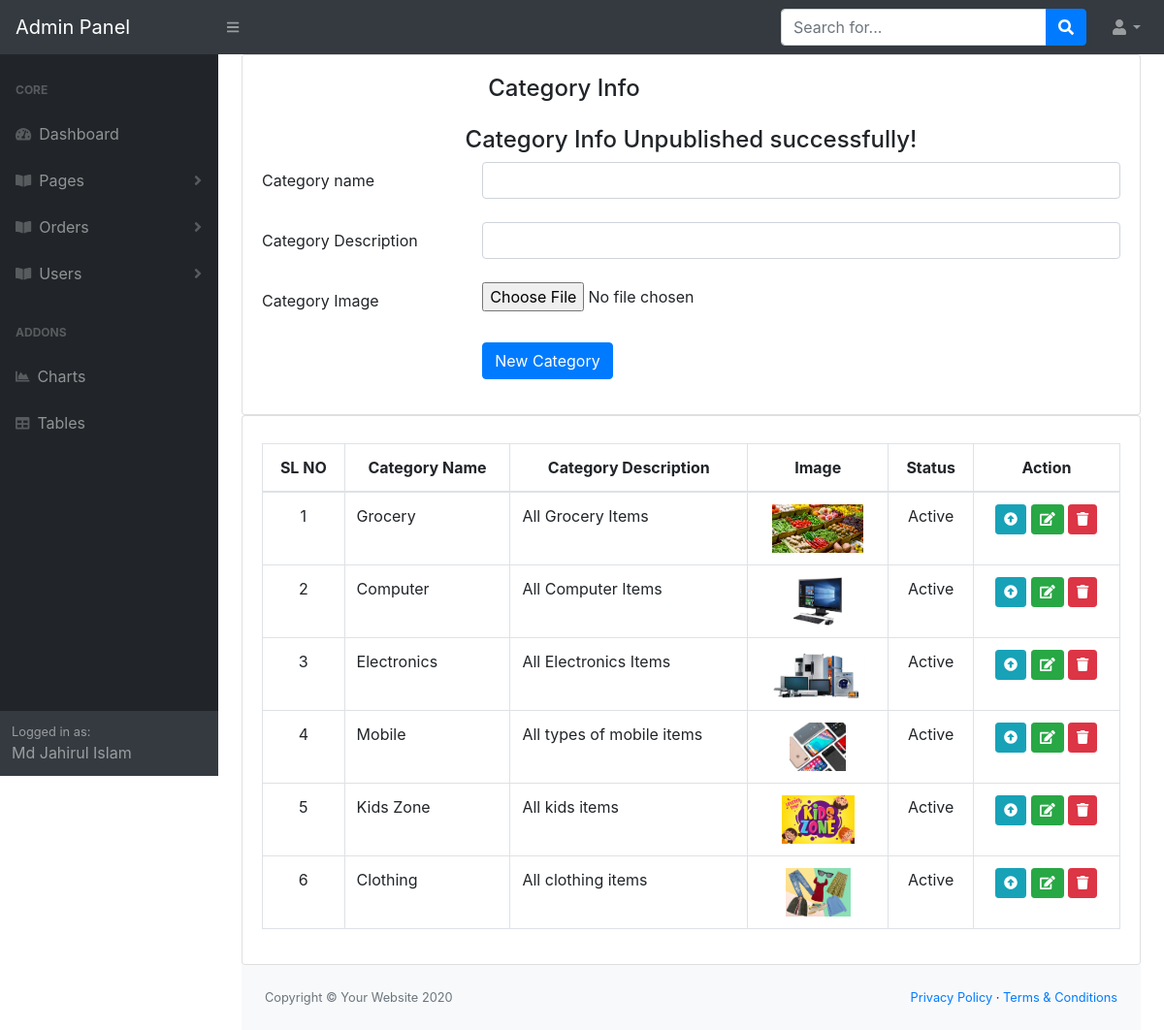
Screenshot of /admin/add-cetegory.php?status=unpublish&&id=6 (signed in) with the database file from the repository.
### tables this page shows
CREATE TABLE `category` (
  `category_id` int(11) NOT NULL,
  `category_name` varchar(255) NOT NULL,
  `category_description` varchar(255) NOT NULL,
  `category_image` varchar(255) NOT NULL,
  `category_is_active` tinyint(1) NOT NULL DEFAULT 0
);

### app/classes/Category.php (called while the page is built, shortened)
<?php
class Category extends Database
{
    public static function allCategoryInfo()
    {
        $link = Database::db_connect();
        $sql = "SELECT * FROM category";
        if (mysqli_query($link,$sql)){
            $allCategory = mysqli_query($link,$sql);
            return $allCategory;
        } else {
            die('All Category Info Query Error : '.mysqli_error($link));
        }
    }
    public static function unpublishCategory($id){
        $link = Database::db_connect();
        $sql = "UPDATE category SET category_is_active=0 WHERE category_id=$id";
        if (mysqli_query($link,$sql)){
            return 'Category Info Unpublished successfully!';
        } else {
            die('Unpublish Category query error : '.mysqli_error($link));
        }
    }
}

### admin/add-cetegory.php (the view, shortened to what this page needs)
<?php
include 'header_admin.php';
if (isset($_GET['status'])){
    if ($_GET['status']=='unpublish'){
        $message = Category::unpublishCategory($_GET['id']);
    }
}
$allCategory = Category::allCategoryInfo();
?>
<div id="layoutSidenav_content">
    <main>
        <div class="container-fluid">
            <div class="row">
                <div class="col-lg-12">
                    <div class="card">
                        <div class="card-body">
                            <h4 class="card-title mb-4 col-sm-9 offset-sm-3">Category Info</h4>
                            <h4 class="text-center"><?php echo $message; ?></h4>
                            <form action="" method="POST" enctype="multipart/form-data">
                                <div class="form-group row mb-4">
                                    <label for="horizontal-firstname-input" class="col-sm-3 col-form-label">Category name</label>
                                    <div class="col-sm-9">
                                        <input type="text" name="category_name" class="form-control" id="horizontal-firstname-input"/>
                                    </div>
                                </div>
                                <div class="form-group row mb-4">
                                    <label for="horizontal-firstname-input" class="col-sm-3 col-form-label">Category Description</label>
                                    <div class="col-sm-9">
                                        <input type="text" name="category_description" class="form-control" id="horizontal-firstname-input"/>
                                    </div>
                                </div>
                                <div class="form-group row mb-4">
                                    <label for="horizontal-email-input" class="col-sm-3 col-form-label">Category Image</label>
                                    <div class="col-sm-9">
                                        <input type="file" name="category_image" class="form-control-file" id="horizontal-email-input"/>
                                    </div>
                                </div>
                                <div class="form-group row justify-content-end">
                                    <div class="col-sm-9">
                                        <div>
                                            <button type="submit" name="submit" class="btn btn-primary w-md">New Category</button>
                                        </div>
                                    </div>
                                </div>
                            </form>
                        </div>
                    </div>
                </div>
            </div>
            <div class="row">
                <div class="col-12">
                    <div class="card">
                        <div class="card-body">
                            <table id="category-datatable" class="table table-bordered dt-responsive nowrap"
                                   style="border-collapse: collapse; border-spacing: 0; width: 100%;">
                                <thead class="text-center">
                                <tr>
                                    <th>SL NO</th>
                                    <th>Category Name</th>
                                    <th>Category Description</th>
                                    <th>Image</th>
                                    <th>Status</th>
                                    <th>Action</th>
                                </tr>
                                </thead>
                                <tbody>
                                <?php if (mysqli_num_rows($allCategory)>0) {
                                    $ser_no = 0;
                                    while ($allCategoryInfo = mysqli_fetch_assoc($allCategory)){
                                        $ser_no += 1;
                                ?>
                                <tr>
                                    <td class="text-center"><?php echo $ser_no ?></td>
                                    <td><?php echo $allCategoryInfo['category_name']; ?></td>
                                    <td><?php echo $allCategoryInfo['category_description']; ?></td>
                                    <td class="text-center"><img src="<?php echo $allCategoryInfo['category_image']; ?>" id="" alt="" height="50"/></td>
                                    <td class="text-center"><?php if  ($allCategoryInfo['category_is_active']==1) { echo 'Active'; } else { echo 'Inactive';} ?></td>
                                    <td class="text-center">
                                        <?php if  ($allCategoryInfo['category_is_active']==1) { ?>
                                        <a href="?status=unpublish&&id=<?php echo $allCategoryInfo['category_id']; ?>" class="btn btn-sm btn-info sub-category-status"
                                           id="" title="Published Sub Category">
                                            <i id="" class="fas fa-arrow-alt-circle-up"></i>
                                        </a>
                                        <?php } ?>
                                        <a href="" class="btn btn-sm btn-success edition"
                                           id="" title="Edit Category" data-toggle="modal" data-id="<?php echo $allCategoryInfo['category_id']; ?>" data-target="#editModel">
                                            <i class="fas fa-edit"></i>
                                        </a>
                                        <a href="?status=delete&&id=<?php echo $allCategoryInfo['category_id']; ?>" class="btn btn-sm btn-danger delete-sub-category"
                                           id="" title="Delete Sub Category">
                                            <i class="fas fa-trash"></i>
                                        </a>
                                    </td>
                                </tr>
                                <?php } } ?>
                                </tbody>
                            </table>
                        </div>
                    </div>
                </div>
            </div>
<?php
include 'footer_admin.php';
?>

### rows the page displays
category: category_name "Grocery", category_description "All Grocery Items", category_image (picture), category_is_active "Active"
category: category_name "Computer", category_description "All Computer Items", category_image (picture), category_is_active "Active"
category: category_name "Electronics", category_description "All Electronics Items", category_image (picture), category_is_active "Active"
category: category_name "Mobile", category_description "All types of mobile items", category_image (picture), category_is_active "Active"
category: category_name "Kids Zone", category_description "All kids items", category_image (picture), category_is_active "Active"
category: category_name "Clothing", category_description "All clothing items", category_image (picture), category_is_active "Active"

### other values shown
$_SESSION['name'] "Md Jahirul Islam"
$message "Category Info Unpublished successfully!"
